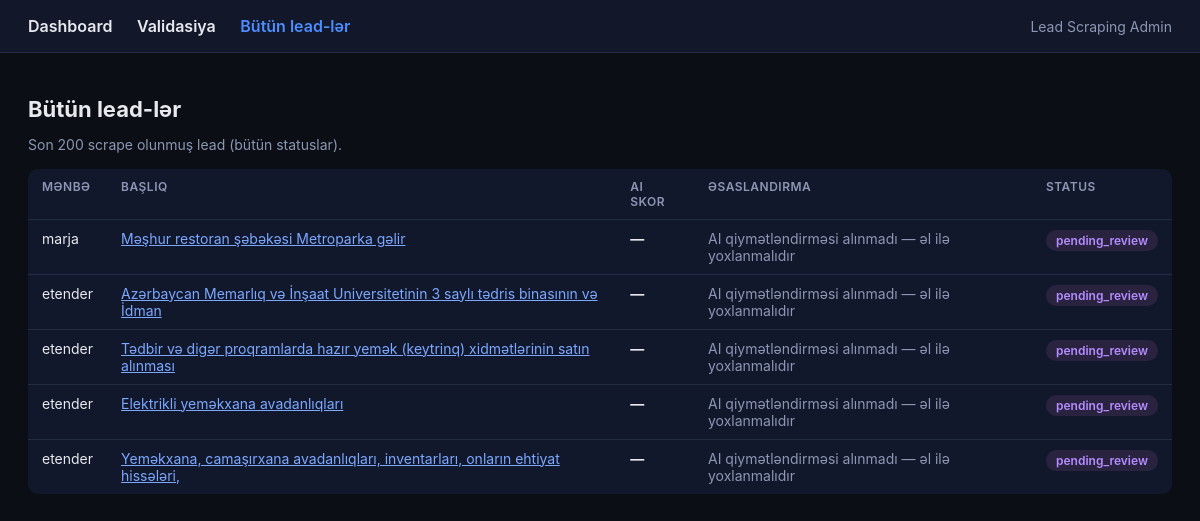
Page /leads on the committed database.
### app/db/models.py (models this page shows)
class Base(DeclarativeBase):
    pass

class LeadRecord(Base):
    __tablename__ = "leads"
    dedupe_key: Mapped[str] = mapped_column(String(64), primary_key=True)
    source: Mapped[str] = mapped_column(String(32))
    source_url: Mapped[str] = mapped_column(Text)
    title: Mapped[str] = mapped_column(Text)
    raw_text: Mapped[str] = mapped_column(Text)
    entity_name: Mapped[Optional[str]] = mapped_column(Text, nullable=True)
    contact_phone: Mapped[Optional[str]] = mapped_column(String(64), nullable=True)
    contact_email: Mapped[Optional[str]] = mapped_column(String(128), nullable=True)
    contact_website: Mapped[Optional[str]] = mapped_column(Text, nullable=True)
    category: Mapped[str] = mapped_column(String(32))
    location: Mapped[Optional[str]] = mapped_column(String(128), nullable=True)
    posted_at: Mapped[Optional[datetime]] = mapped_column(DateTime, nullable=True)
    scraped_at: Mapped[datetime] = mapped_column(DateTime)
    ai_score: Mapped[Optional[float]] = mapped_column(Float, nullable=True)
    ai_reason: Mapped[Optional[str]] = mapped_column(Text, nullable=True)
    status: Mapped[str] = mapped_column(String(16), default="new")
    crm_opportunity_id: Mapped[Optional[str]] = mapped_column(String(64), nullable=True)

### app/web.py (the view)
@app.get("/leads")
def leads_all(request: Request):
    session = SessionLocal()
    try:
        repo = LeadRepository(session)
        leads = repo.list_all()
    finally:
        session.close()
    return templates.TemplateResponse(
        "leads.html",
        {
            "request": request,
            "active": "all",
            "heading": "Bütün lead-lər",
            "subtitle": "Son 200 scrape olunmuş lead (bütün statuslar).",
            "leads": leads,
            "show_actions": False,
        },
    )

### app/templates/leads.html (shortened to what this page needs)
{% extends "base.html" %}
{% block content %}
  <h1>{{ heading }}</h1>
  <p class="muted">{{ subtitle }}</p>
  {% if leads %}
  <table>
    <tr>
      <th>Mənbə</th>
      <th>Başlıq</th>
      <th>AI skor</th>
      <th>Əsaslandırma</th>
      <th>Status</th>
    </tr>
    {% for lead in leads %}
    <tr>
      <td>{{ lead.source }}</td>
      <td><a href="{{ lead.source_url }}" target="_blank" style="color:#7ca8ff">{{ lead.title[:80] }}</a></td>
      <td class="score">{{ "%.2f"|format(lead.ai_score) if lead.ai_score is not none else "—" }}</td>
      <td class="muted">{{ lead.ai_reason or "—" }}</td>
      <td>
        <span class="badge badge-{{ 'pending' if lead.status == 'pending_review' else ('sent' if lead.status == 'sent_to_crm' else ('rejected' if lead.status == 'rejected' else 'new')) }}">
          {{ lead.status }}
        </span>
      </td>
    </tr>
    {% endfor %}
  </table>
  {% else %}
    <div class="empty">Hələ heç bir lead yoxdur.</div>
  {% endif %}
{% endblock %}

### app/templates/base.html (style rules this page uses)
:root { color-scheme: light dark; }
body { font-family: -apple-system, Segoe UI, Arial, sans-serif; margin: 0; background: #0b0e14; color: #e7e9ee; }
h1 { font-size: 22px; margin-bottom: 4px; }
.muted { color: #8d96b3; font-size: 14px; }
table { width: 100%; border-collapse: collapse; margin-top: 16px; background: #12182c; border-radius: 10px; overflow: hidden; }
th, td { text-align: left; padding: 10px 14px; border-bottom: 1px solid #232c47; font-size: 14px; vertical-align: top; }
th { color: #8d96b3; font-weight: 600; text-transform: uppercase; font-size: 12px; letter-spacing: 0.5px; }
tr:last-child td { border-bottom: none; }
.badge { display: inline-block; padding: 3px 10px; border-radius: 100px; font-size: 12px; font-weight: 600; }
.badge-pending { background: #2a2340; color: #b58cff; }
.score { font-weight: 700; }

### rows in the picture
LeadRecord: source "marja", title "Məşhur restoran şəbəkəsi Metroparka gəlir", ai_score "—", ai_reason "AI qiymətləndirməsi alınmadı — əl ilə yoxlanmalıdır", status "pending_review"
LeadRecord: source "etender", title "Azərbaycan Memarlıq və İnşaat Universitetinin 3 saylı tədris binasının və İdman", ai_score "—", ai_reason "AI qiymətləndirməsi alınmadı — əl ilə yoxlanmalıdır", status "pending_review"
LeadRecord: source "etender", title "Tədbir və digər proqramlarda hazır yemək (keytrinq) xidmətlərinin satın alınması", ai_score "—", ai_reason "AI qiymətləndirməsi alınmadı — əl ilə yoxlanmalıdır", status "pending_review"
LeadRecord: source "etender", title "Elektrikli yeməkxana avadanlıqları", ai_score "—", ai_reason "AI qiymətləndirməsi alınmadı — əl ilə yoxlanmalıdır", status "pending_review"
LeadRecord: source "etender", title "Yeməkxana, camaşırxana avadanlıqları, inventarları, onların ehtiyat hissələri,", ai_score "—", ai_reason "AI qiymətləndirməsi alınmadı — əl ilə yoxlanmalıdır", status "pending_review"

### other values in the picture
{{ heading }} "Bütün lead-lər"
{{ subtitle }} "Son 200 scrape olunmuş lead (bütün statuslar)."
